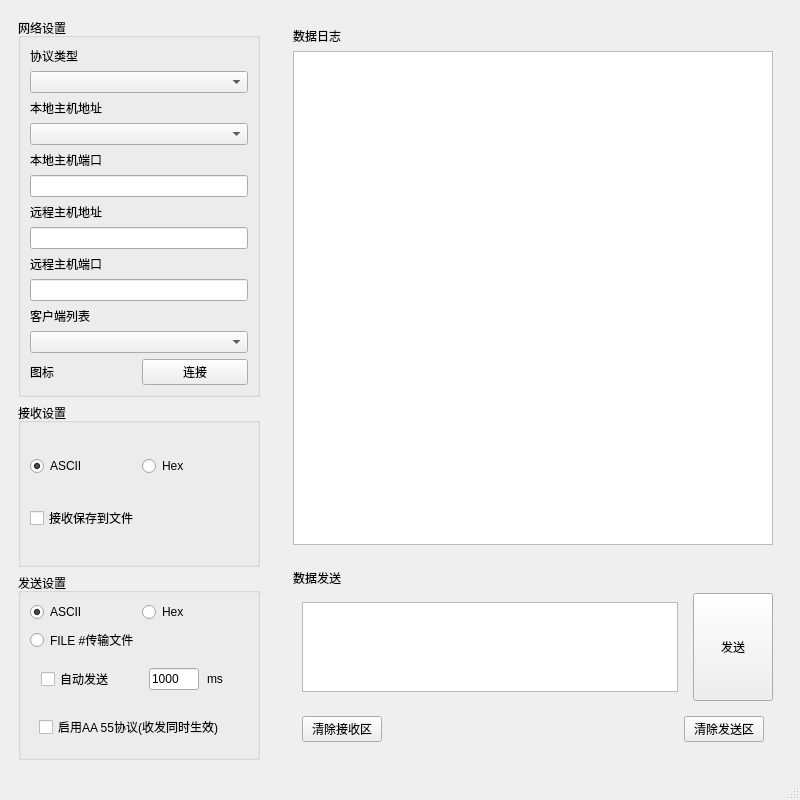
<?xml version="1.0" encoding="UTF-8"?>
<ui version="4.0">
 <class>MainWindow</class>
 <widget class="QMainWindow" name="MainWindow">
  <property name="geometry">
   <rect>
    <x>0</x>
    <y>0</y>
    <width>800</width>
    <height>800</height>
   </rect>
  </property>
  <property name="windowTitle">
   <string>MainWindow</string>
  </property>
  <widget class="QWidget" name="centralwidget">
   <layout class="QHBoxLayout" name="horizontalLayout_7">
    <item>
     <widget class="QWidget" name="widget" native="true">
      <property name="minimumSize">
       <size>
        <width>260</width>
        <height>0</height>
       </size>
      </property>
      <property name="maximumSize">
       <size>
        <width>250</width>
        <height>16777215</height>
       </size>
      </property>
      <layout class="QVBoxLayout" name="verticalLayout">
       <item>
        <widget class="QGroupBox" name="groupBox_2">
         <property name="title">
          <string>网络设置</string>
         </property>
         <layout class="QVBoxLayout" name="verticalLayout_8">
          <item>
           <layout class="QVBoxLayout" name="verticalLayout_5">
            <item>
             <widget class="QLabel" name="label_3">
              <property name="text">
               <string>协议类型</string>
              </property>
             </widget>
            </item>
            <item>
             <widget class="QComboBox" name="comboBox_protocalType"/>
            </item>
           </layout>
          </item>
          <item>
           <layout class="QVBoxLayout" name="verticalLayout_6">
            <item>
             <widget class="QLabel" name="label_address">
              <property name="text">
               <string>本地主机地址</string>
              </property>
             </widget>
            </item>
            <item>
             <widget class="QComboBox" name="comboBox_hostAddress"/>
            </item>
           </layout>
          </item>
          <item>
           <layout class="QVBoxLayout" name="verticalLayout_7">
            <item>
             <widget class="QLabel" name="label_port">
              <property name="text">
               <string>本地主机端口</string>
              </property>
             </widget>
            </item>
            <item>
             <widget class="QLineEdit" name="lineEdit_port"/>
            </item>
           </layout>
          </item>
          <item>
           <layout class="QVBoxLayout" name="verticalLayout_remoteHost">
            <item>
             <widget class="QLabel" name="label_remote">
              <property name="text">
               <string>远程主机地址</string>
              </property>
             </widget>
            </item>
            <item>
             <widget class="QLineEdit" name="lineEdit_remote"/>
            </item>
           </layout>
          </item>
          <item>
           <layout class="QVBoxLayout" name="verticalLayout_remotePort">
            <item>
             <widget class="QLabel" name="label_remotePort">
              <property name="text">
               <string>远程主机端口</string>
              </property>
             </widget>
            </item>
            <item>
             <widget class="QLineEdit" name="lineEdit_remotePort"/>
            </item>
           </layout>
          </item>
          <item>
           <layout class="QVBoxLayout" name="verticalLayout_clientList">
            <item>
             <widget class="QLabel" name="label_clientList">
              <property name="text">
               <string>客户端列表</string>
              </property>
             </widget>
            </item>
            <item>
             <widget class="QComboBox" name="comboBox_clients"/>
            </item>
           </layout>
          </item>
          <item>
           <layout class="QHBoxLayout" name="horizontalLayout_2">
            <item>
             <widget class="QLabel" name="label_6">
              <property name="text">
               <string>图标</string>
              </property>
             </widget>
            </item>
            <item>
             <widget class="QPushButton" name="btnConnect">
              <property name="text">
               <string>连接</string>
              </property>
             </widget>
            </item>
           </layout>
          </item>
         </layout>
        </widget>
       </item>
       <item>
        <widget class="QGroupBox" name="groupBox_3">
         <property name="title">
          <string>接收设置</string>
         </property>
         <layout class="QVBoxLayout" name="verticalLayout_13">
          <item>
           <layout class="QHBoxLayout" name="horizontalLayout_3">
            <item>
             <widget class="QRadioButton" name="radBtn_ReceiveASCII">
              <property name="text">
               <string>ASCII</string>
              </property>
              <property name="checked">
               <bool>true</bool>
              </property>
             </widget>
            </item>
            <item>
             <widget class="QRadioButton" name="radBtn_ReceiveHex">
              <property name="text">
               <string>Hex</string>
              </property>
             </widget>
            </item>
           </layout>
          </item>
          <item>
           <widget class="QCheckBox" name="checkBox_saveToFile">
            <property name="text">
             <string>接收保存到文件</string>
            </property>
           </widget>
          </item>
         </layout>
        </widget>
       </item>
       <item>
        <widget class="QGroupBox" name="groupBox">
         <property name="title">
          <string>发送设置</string>
         </property>
         <layout class="QVBoxLayout" name="verticalLayout_12">
          <item>
           <layout class="QVBoxLayout" name="verticalLayout_11">
            <item>
             <layout class="QHBoxLayout" name="horizontalLayout_5">
              <item>
               <widget class="QRadioButton" name="radBtn_SendASCII">
                <property name="text">
                 <string>ASCII</string>
                </property>
                <property name="checked">
                 <bool>true</bool>
                </property>
               </widget>
              </item>
              <item>
               <widget class="QRadioButton" name="radBtn_SendHex">
                <property name="text">
                 <string>Hex</string>
                </property>
               </widget>
              </item>
             </layout>
            </item>
            <item>
             <widget class="QRadioButton" name="radBtn_SendFile">
              <property name="text">
               <string>FILE #传输文件</string>
              </property>
             </widget>
            </item>
           </layout>
          </item>
          <item>
           <layout class="QHBoxLayout" name="horizontalLayout_6">
            <item>
             <widget class="QWidget" name="widget_6" native="true">
              <layout class="QHBoxLayout" name="horizontalLayout_9">
               <item>
                <widget class="QCheckBox" name="checkBox_AutoSend">
                 <property name="maximumSize">
                  <size>
                   <width>100</width>
                   <height>16777215</height>
                  </size>
                 </property>
                 <property name="text">
                  <string>自动发送</string>
                 </property>
                </widget>
               </item>
               <item>
                <widget class="QLineEdit" name="lineEdit_AutoSend">
                 <property name="minimumSize">
                  <size>
                   <width>50</width>
                   <height>0</height>
                  </size>
                 </property>
                 <property name="maximumSize">
                  <size>
                   <width>50</width>
                   <height>16777215</height>
                  </size>
                 </property>
                 <property name="text">
                  <string>1000</string>
                 </property>
                </widget>
               </item>
               <item>
                <widget class="QLabel" name="label_8">
                 <property name="minimumSize">
                  <size>
                   <width>20</width>
                   <height>0</height>
                  </size>
                 </property>
                 <property name="maximumSize">
                  <size>
                   <width>30</width>
                   <height>16777215</height>
                  </size>
                 </property>
                 <property name="text">
                  <string>ms</string>
                 </property>
                </widget>
               </item>
              </layout>
             </widget>
            </item>
           </layout>
          </item>
          <item>
           <layout class="QHBoxLayout" name="horizontalLayout_10">
            <item>
             <widget class="QWidget" name="widget_7" native="true">
              <layout class="QHBoxLayout" name="horizontalLayout_11">
               <item>
                <widget class="QCheckBox" name="checkBox_PlainTextMode">
                 <property name="text">
                  <string>启用AA 55协议(收发同时生效)</string>
                 </property>
                 <property name="toolTip">
                  <string>勾选后, 发送时自动加帧头/长度/校验, 接收时自动解析协议帧
帧格式: [AA 55] [LEN] [TYPE] [DATA] [CHECKSUM]</string>
                 </property>
                </widget>
               </item>
              </layout>
             </widget>
            </item>
           </layout>
          </item>
         </layout>
        </widget>
       </item>
      </layout>
     </widget>
    </item>
    <item>
     <widget class="QWidget" name="widget_2" native="true">
      <layout class="QVBoxLayout" name="verticalLayout_2">
       <item>
        <widget class="QWidget" name="widget_3" native="true">
         <layout class="QVBoxLayout" name="verticalLayout_3">
          <item>
           <widget class="QLabel" name="label">
            <property name="text">
             <string>数据日志</string>
            </property>
           </widget>
          </item>
          <item>
           <widget class="QTextEdit" name="textEdit_Receive"/>
          </item>
         </layout>
        </widget>
       </item>
       <item>
        <widget class="QWidget" name="widget_4" native="true">
         <property name="maximumSize">
          <size>
           <width>16777215</width>
           <height>200</height>
          </size>
         </property>
         <layout class="QVBoxLayout" name="verticalLayout_4">
          <item>
           <widget class="QLabel" name="label_2">
            <property name="text">
             <string>数据发送</string>
            </property>
           </widget>
          </item>
          <item>
           <layout class="QHBoxLayout" name="horizontalLayout_8">
            <item>
             <widget class="QStackedWidget" name="stackedWidget">
              <property name="maximumSize">
               <size>
                <width>16777215</width>
                <height>16777215</height>
               </size>
              </property>
              <property name="currentIndex">
               <number>1</number>
              </property>
              <widget class="QWidget" name="page_1">
               <layout class="QVBoxLayout" name="verticalLayout_10">
                <item>
                 <layout class="QVBoxLayout" name="verticalLayout_9">
                  <item>
                   <layout class="QHBoxLayout" name="horizontalLayout_4">
                    <item>
                     <widget class="QLabel" name="label_7">
                      <property name="text">
                       <string>文件路径：</string>
                      </property>
                     </widget>
                    </item>
                    <item>
                     <widget class="QLineEdit" name="lineEdit_SendFilePath"/>
                    </item>
                    <item>
                     <widget class="QPushButton" name="btnSelectFile">
                      <property name="text">
                       <string>浏览...</string>
                      </property>
                     </widget>
                    </item>
                   </layout>
                  </item>
                 </layout>
                </item>
                <item>
                 <widget class="QLabel" name="label_SendByteSize">
                  <property name="text">
                   <string>文件大小：0 bytes</string>
                  </property>
                 </widget>
                </item>
               </layout>
              </widget>
              <widget class="QWidget" name="page_0">
               <layout class="QVBoxLayout" name="verticalLayout_14">
                <item>
                 <widget class="QTextEdit" name="textEdit_Send"/>
                </item>
               </layout>
              </widget>
             </widget>
            </item>
            <item>
             <widget class="QPushButton" name="btnSend">
              <property name="maximumSize">
               <size>
                <width>200</width>
                <height>200</height>
               </size>
              </property>
              <property name="text">
               <string>发送</string>
              </property>
             </widget>
            </item>
           </layout>
          </item>
          <item>
           <widget class="QWidget" name="widget_5" native="true">
            <layout class="QHBoxLayout" name="horizontalLayout">
             <item>
              <widget class="QPushButton" name="btnClearReceive">
               <property name="text">
                <string>清除接收区</string>
               </property>
              </widget>
             </item>
             <item>
              <spacer name="horizontalSpacer">
               <property name="orientation">
                <enum>Qt::Orientation::Horizontal</enum>
               </property>
               <property name="sizeHint" stdset="0">
                <size>
                 <width>40</width>
                 <height>20</height>
                </size>
               </property>
              </spacer>
             </item>
             <item>
              <widget class="QPushButton" name="btnClearSend">
               <property name="text">
                <string>清除发送区</string>
               </property>
              </widget>
             </item>
            </layout>
           </widget>
          </item>
         </layout>
        </widget>
       </item>
      </layout>
     </widget>
    </item>
   </layout>
  </widget>
  <widget class="QMenuBar" name="menubar">
   <property name="geometry">
    <rect>
     <x>0</x>
     <y>0</y>
     <width>800</width>
     <height>23</height>
    </rect>
   </property>
  </widget>
  <widget class="QStatusBar" name="statusbar"/>
 </widget>
 <resources/>
 <connections/>
</ui>
